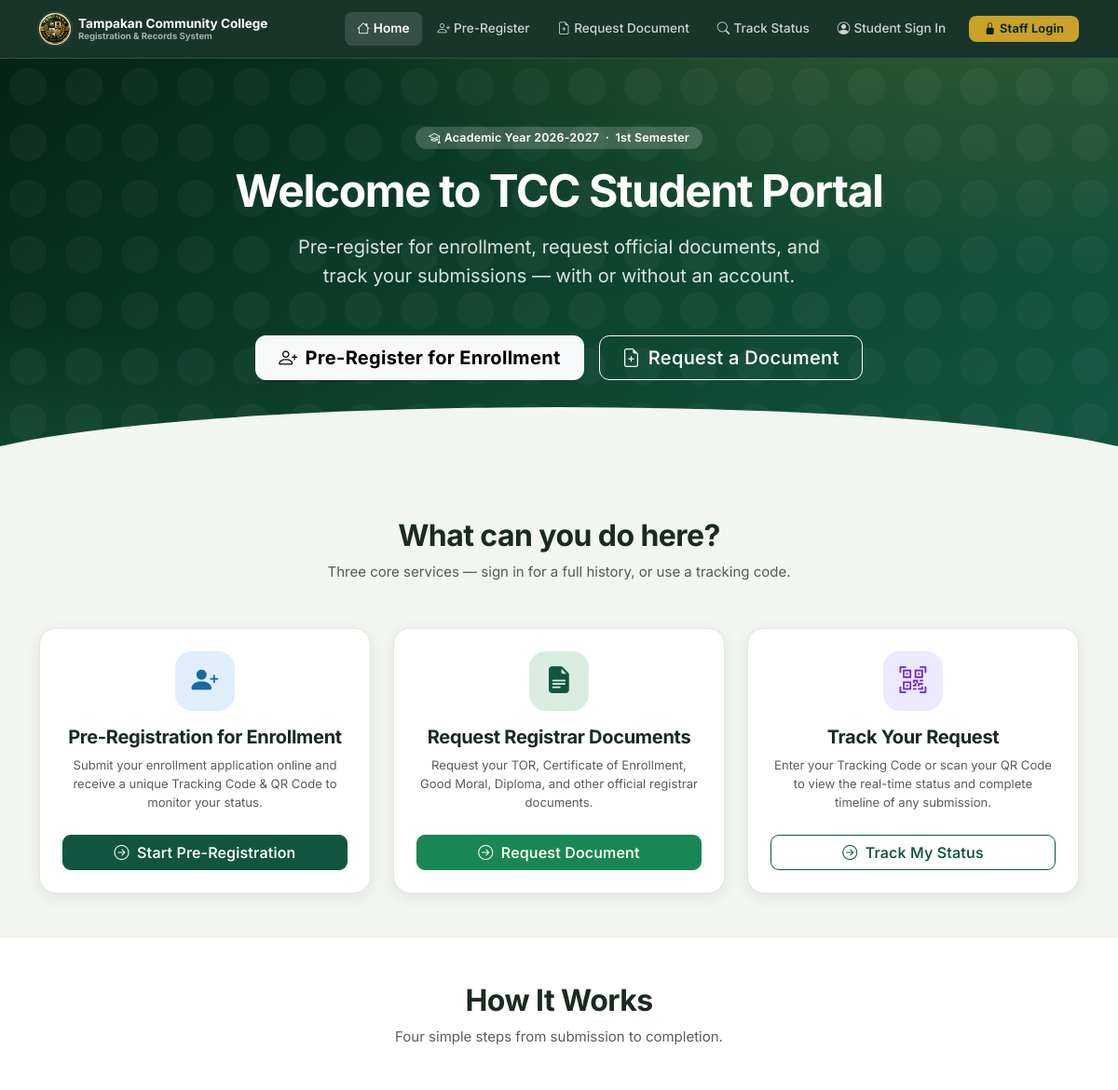
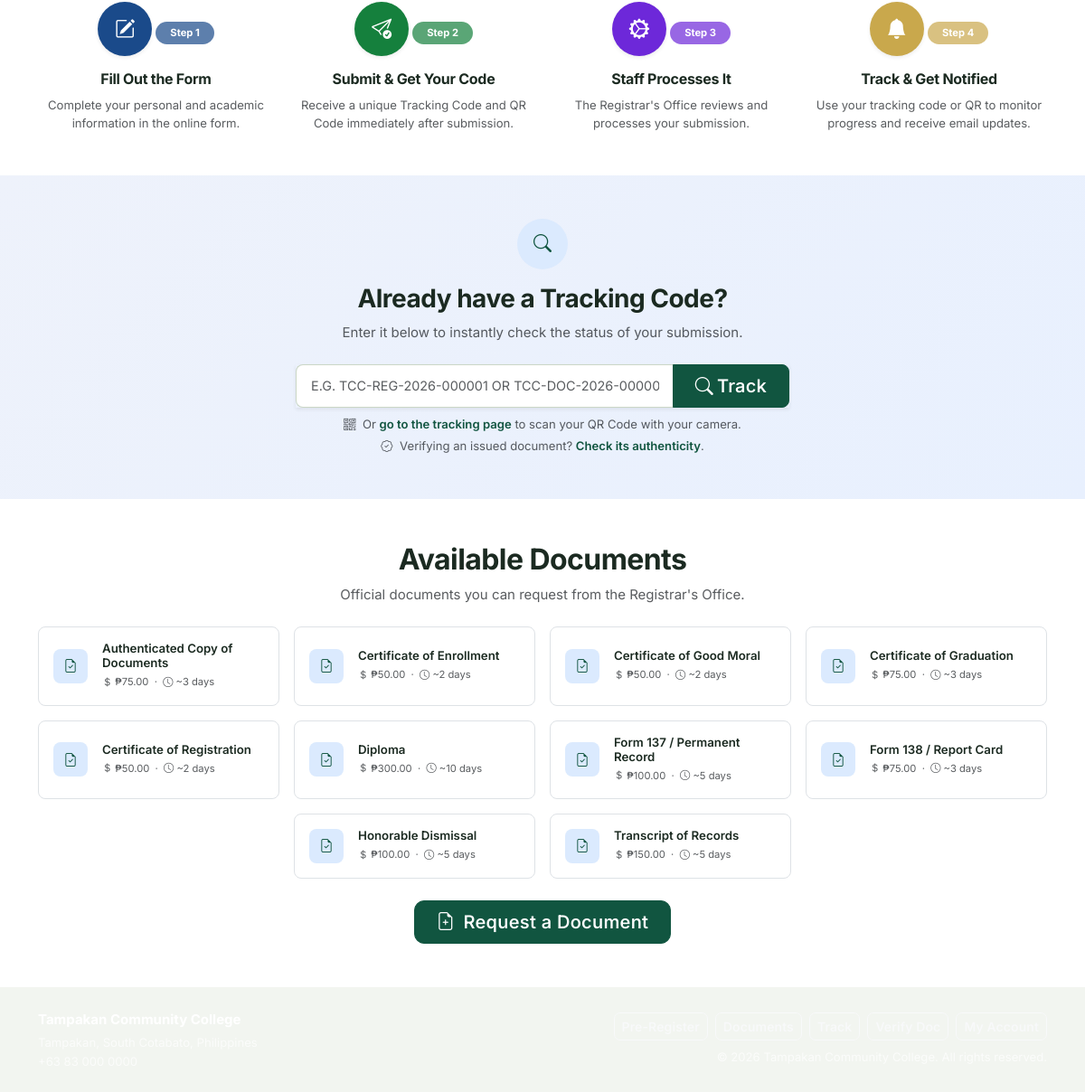
Page /student/index.php on the committed database (2 pictures, top to bottom).
### tables this page shows
CREATE TABLE system_settings (
    id            INT UNSIGNED    NOT NULL AUTO_INCREMENT,
    setting_key   VARCHAR(100)    NOT NULL,
    setting_value TEXT                NULL DEFAULT NULL,
    label         VARCHAR(200)        NULL DEFAULT NULL,
    description   TEXT                NULL DEFAULT NULL,
    updated_by    INT UNSIGNED        NULL DEFAULT NULL,
    updated_at    DATETIME        NOT NULL DEFAULT CURRENT_TIMESTAMP ON UPDATE CURRENT_TIMESTAMP,
    PRIMARY KEY (id),
    UNIQUE KEY uq_setting_key (setting_key),
    CONSTRAINT fk_setting_user FOREIGN KEY (updated_by) REFERENCES users (id) ON DELETE SET NULL
);

CREATE TABLE document_types (
    id              INT UNSIGNED    NOT NULL AUTO_INCREMENT,
    code            VARCHAR(30)     NOT NULL,
    name            VARCHAR(200)    NOT NULL,
    description     TEXT                NULL DEFAULT NULL,
    fee             DECIMAL(10,2)   NOT NULL DEFAULT 0.00,
    processing_days INT             NOT NULL DEFAULT 3,
    is_active       TINYINT(1)      NOT NULL DEFAULT 1,
    created_at      DATETIME        NOT NULL DEFAULT CURRENT_TIMESTAMP,
    PRIMARY KEY (id),
    UNIQUE KEY uq_doc_code (code)
);

### student/index.php (the view, shortened to what the rows shown need)
<?php
require_once __DIR__ . '/../includes/db.php';
require_once __DIR__ . '/../includes/helpers.php';
$schoolName = getSetting('school_name', 'Tampakan Community College');
?>
<!DOCTYPE html>
<html lang="en">
<head>
<link rel="stylesheet" href="https://cdn.jsdelivr.net/npm/bootstrap@5.3.3/dist/css/bootstrap.min.css">
<link rel="stylesheet" href="https://cdn.jsdelivr.net/npm/bootstrap-icons@1.11.3/font/bootstrap-icons.min.css">
<link rel="stylesheet" href="<?= BASE_URL ?>/assets/css/main.css">
</head>
<body style="background:var(--bg-app);">
<?php include __DIR__ . '/../includes/partials/portal_nav.php'; ?>
<section class="portal-hero">
  <div class="container text-center position-relative" style="z-index:2;">
    <span class="badge mb-3 d-inline-flex align-items-center gap-1"
          style="background:rgba(255,255,255,.18);color:#fff;font-size:.78rem;padding:6px 14px;border-radius:20px;">
      <i class="bi bi-mortarboard"></i>
      Academic Year <?= e(getSetting('current_school_year','2026-2027')) ?>
      &nbsp;&middot;&nbsp;
      <?= e(getSetting('current_semester','1st Semester')) ?>
    </span>
    <h1 class="display-5 fw-bold mb-3">Welcome to TCC Student Portal</h1>
    <p class="lead mb-5 opacity-90" style="max-width:560px;margin:0 auto;">
      Pre-register for enrollment, request official documents, and track your
      submissions — with or without an account.
    </p>
    <div class="d-flex flex-wrap gap-3 justify-content-center">
      <a href="<?= BASE_URL ?>/student/pre_registration.php"
         class="btn btn-light btn-lg px-4 fw-bold shadow-sm">
      </a>
      <a href="<?= BASE_URL ?>/student/document_request.php"
         class="btn btn-outline-light btn-lg px-4">
      </a>
    </div>
  </div>
</section>
<section class="py-5">
  <div class="container">
    <div class="text-center mb-5">
      <h2 class="fw-bold">What can you do here?</h2>
    </div>
  </div>
</section>
<section class="py-5 bg-white">
  <div class="container">
    <div class="text-center mb-5">
      <h2 class="fw-bold">How It Works</h2>
    </div>
  </div>
</section>
<section class="py-5 bg-white">
  <div class="container">
    <div class="text-center mb-4">
      <h2 class="fw-bold">Available Documents</h2>
    </div>
    <?php $docTypes = getActiveDocumentTypes(); ?>
    <?php if (empty($docTypes)): ?>
    <div class="text-center text-muted py-4">
      <i class="bi bi-file-earmark-x d-block fs-1 mb-2 opacity-25"></i>
      No document types available at this time.
    </div>
    <?php else: ?>
    <div class="row g-3 justify-content-center">
      <?php foreach ($docTypes as $doc): ?>
      <?php if ($doc['code'] === 'OTHER') continue; ?>
      <div class="col-sm-6 col-md-4 col-lg-3">
        <div class="doc-item d-flex align-items-center gap-3 p-3 border rounded-3 h-100 bg-white">
          <div style="width:38px;height:38px;background:#dbeafe;border-radius:8px;
                      display:flex;align-items:center;justify-content:center;flex-shrink:0;">
            <i class="bi bi-file-earmark-check text-primary"></i>
          </div>
          <div>
            <div class="fw-semibold" style="font-size:.83rem;line-height:1.2;"><?= e($doc['name']) ?></div>
            <div class="text-muted mt-1" style="font-size:.7rem;">
              <i class="bi bi-currency-dollar"></i> <?= formatCurrency((float)$doc['fee']) ?>
              &nbsp;&middot;&nbsp;
              <i class="bi bi-clock"></i> ~<?= (int)$doc['processing_days'] ?> day<?= $doc['processing_days'] > 1 ? 's' : '' ?>
            </div>
          </div>
        </div>
      </div>
      <?php endforeach; ?>
    </div>
    <?php endif; ?>
  </div>
</section>
</body>
</html>

### includes/partials/portal_nav.php (shortened to what the rows shown need)
<?php
$schoolName  = getSetting('school_name', 'Tampakan Community College');
?>
<nav class="navbar navbar-expand-lg portal-nav sticky-top">
  <div class="container">
    <a class="navbar-brand d-flex align-items-center gap-2" href="<?= BASE_URL ?>/student/index.php">
      <div style="line-height:1.15;">
        <div class="fw-bold" style="font-size:.85rem;color:#fff;"><?= e($schoolName) ?></div>
        <div style="font-size:.6rem;color:rgba(255,255,255,.6);">Registration &amp; Records System</div>
      </div>
    </a>
  </div>
</nav>

### rows in the picture
system_settings: setting_value "Tampakan Community College"
system_settings: setting_value "2026-2027"
system_settings: setting_value "1st Semester"
document_types: name "Authenticated Copy of Documents", fee "₱75.00", processing_days "3"
document_types: name "Certificate of Enrollment", fee "₱50.00", processing_days "2"
document_types: name "Certificate of Good Moral", fee "₱50.00", processing_days "2"
document_types: name "Certificate of Graduation", fee "₱75.00", processing_days "3"
document_types: name "Certificate of Registration", fee "₱50.00", processing_days "2"
document_types: name "Diploma", fee "₱300.00", processing_days "10"
document_types: name "Form 137 / Permanent Record", fee "₱100.00", processing_days "5"
document_types: name "Form 138 / Report Card", fee "₱75.00", processing_days "3"
document_types: name "Honorable Dismissal", fee "₱100.00", processing_days "5"
document_types: name "Transcript of Records", fee "₱150.00", processing_days "5"

### other values in the picture
$s['num'] "1"
$s['title'] "Fill Out the Form"
$s['text'] "Complete your personal and academic information in the online form."
$s['num'] "2"
$s['title'] "Submit & Get Your Code"
$s['text'] "Receive a unique Tracking Code and QR Code immediately after submission."
$s['num'] "3"
$s['title'] "Staff Processes It"
$s['text'] "The Registrar's Office reviews and processes your submission."
$s['num'] "4"
$s['title'] "Track & Get Notified"
$s['text'] "Use your tracking code or QR to monitor progress and receive email updates."
